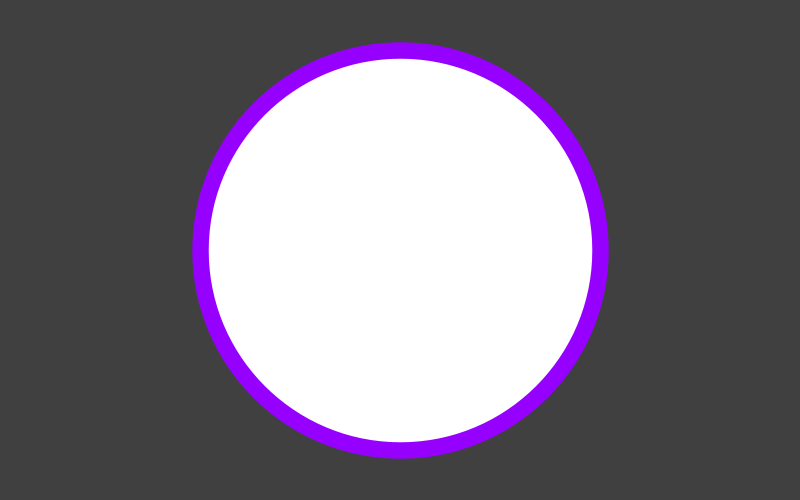
Frame 1 (no input)
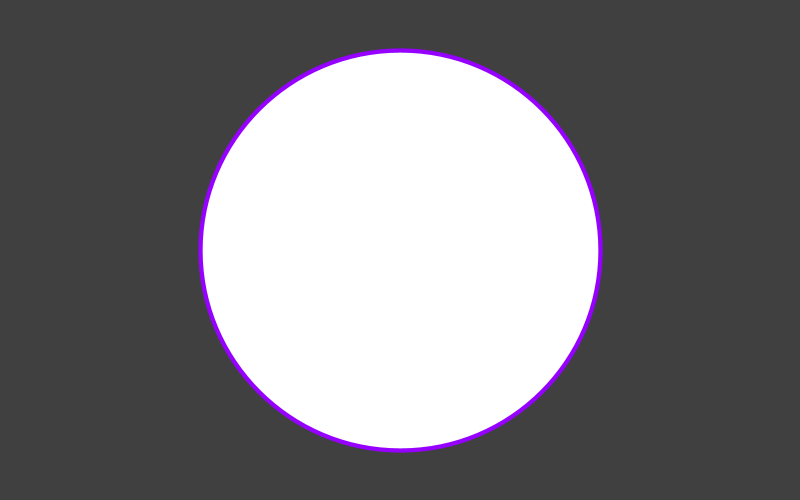
Frame 60 (the mouse pressed at the canvas centre just before this capture)
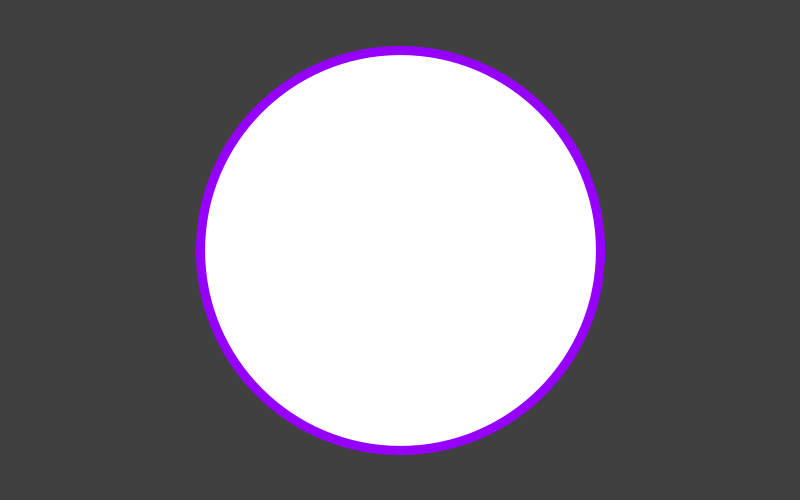
Frame 120 (the mouse held since frame 60 and released just before this capture)

The Processing sketch that drew these frames (run headless with seeded random() and noise(); from frame 60 on, the mouse is pressed at the canvas centre):

// Processing sketch: waveDEmo
// ── waveDEmo.pde


void setup() {
  size(800, 500);
  stroke(150, 0, 255);
}

void draw () {
 background(64); 

// -1 to 1 (2)
// 2 to 20 (18)
float time = millis()/1000.0;
float t = sin(time * 4) * 9 + 11; 
 strokeWeight(t);
 
 ellipse(width/2, height/2, 400, 400);
}
